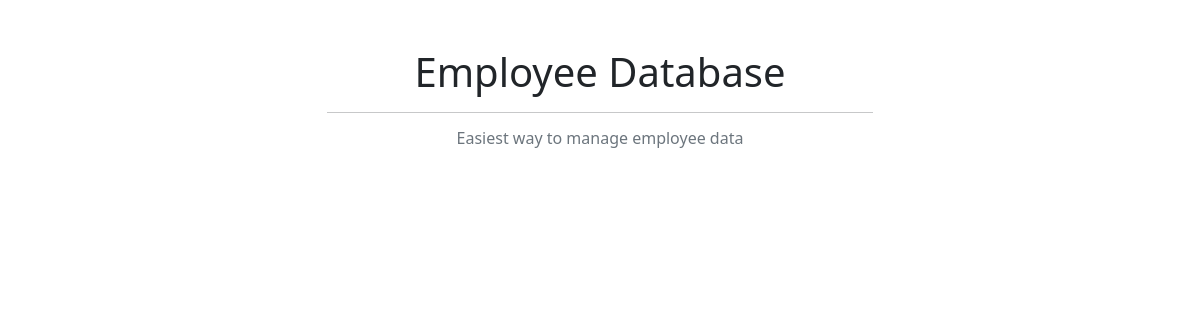
Before: / with the older database file.
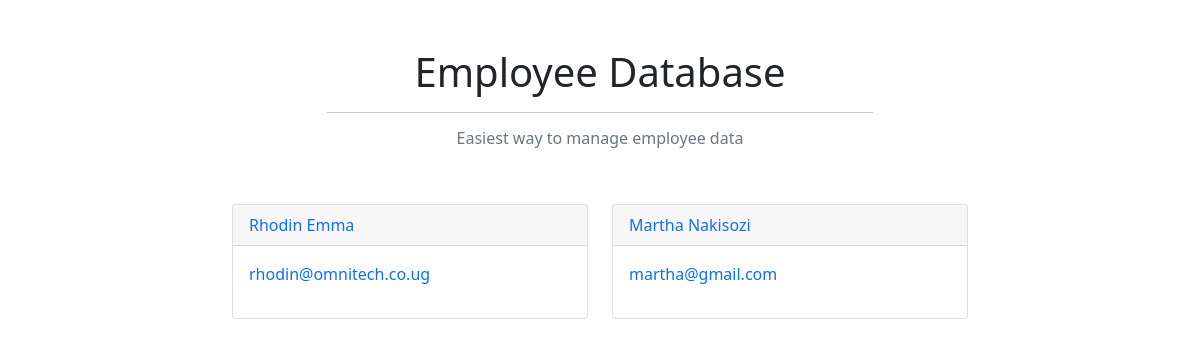
After: the same page with the newer database file.
### ems/models.py (models this page shows)
class Employee(models.Model):
    GENDER_CHOICES = [('M', 'Male'), ('F', 'Female'), ('O', 'Other')]
    first_name = models.CharField(max_length=200)
    last_name = models.CharField(max_length=200)
    email_id = models.CharField(max_length=250)
    phone_number = models.CharField(max_length=13, blank=True)
    address = models.TextField()
    gender = models.CharField(max_length=1, choices=GENDER_CHOICES, blank=True)
    dob = models.DateField()
    joining_date = models.DateField()
    jobs = models.ManyToManyField('Job', blank=True)

### ems/views.py (the view)
# urls.py: 2. Add a URL to urlpatterns:  path('', views.home, name='home')
def home(request):
    employees = Employee.objects.all()
    return render(request, 'ems/home.html', {'employees': employees})

### ems/templates/ems/home.html
{% extends 'ems/base.html' %}
{% block content %}
{% for employee in employees %}
<div class="col-md-4">
    <a class="card mb-3 text-decoration-none text-black slow-hover" href="{% url 'employee_detail' employee.id  %}">
        <div class="card-header">{{ employee.first_name|capfirst }} {{ employee.last_name|capfirst }}</div>
        <div class="card-body">
            <p>{{ employee.email_id }}</p>
        </div>
    </a>
</div>
{% endfor %}
{% endblock content %}

### ems/templates/ems/base.html (shortened to what this page needs)
{% load static %}
<!doctype html>
<html lang="en">
<head>
    <link href="https://cdn.jsdelivr.net/npm/bootstrap@5.0.2/dist/css/bootstrap.min.css" rel="stylesheet">
    <link rel="stylesheet" href="{% static 'css/style.css' %}">
</head>
<body>
    <div class="container mt-5">
        <div class="row justify-content-center mb-5">
            <div class="col-md-6 text-center">
                <h1>Employee Database</h1>
                <hr>
                <h3 class="fs-6 text-secondary">Easiest way to manage employee data</h3>
            </div>
        </div>
        <div class="row justify-content-center">
            {% block content %}
            {% endblock content %}
        </div>
    </div>
</body>
</html>

### static/css/style.css (style rules this page uses)
.slow-hover { transition: 0.5s; }

Changed rows visible on the page:
added Employee: first_name "Rhodin", last_name "Emma", email_id "rhodin@omnitech.co.ug"
added Employee: first_name "Martha", last_name "Nakisozi", email_id "martha@gmail.com"
